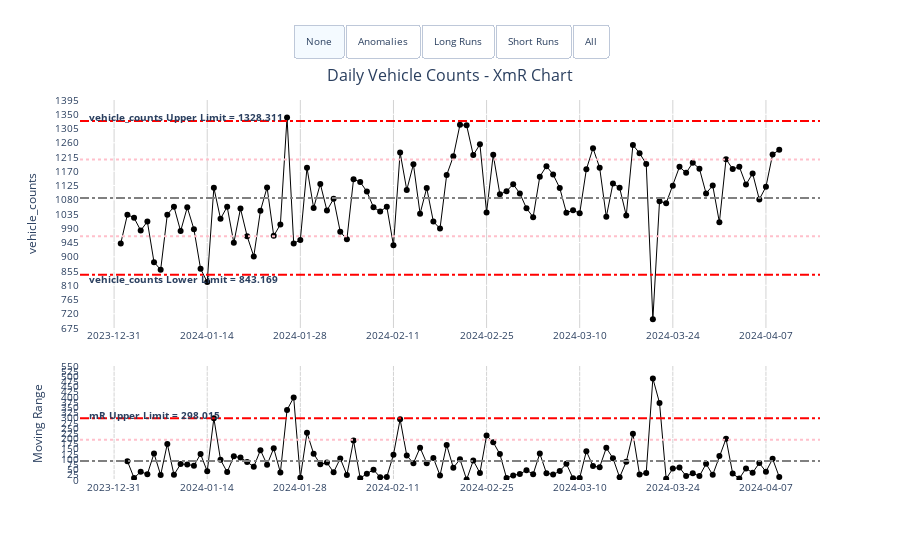

Source (notebook cell):
### Code cell
# Create XmR chart
xmr_chart = xmr.XmR(
    data=data,
    x_type='date_time',
    x_ser_name='date',
    y_ser_name='vehicle_counts',
    date_part_resolution='day',
    title='Daily Vehicle Counts - XmR Chart'
)

# Display the chart
xmr_chart.xmr_chart

### Figure 1 — Plotly figure (JSON) as saved in the notebook; plotly's stock layout.template omitted (floating-point values rounded to 4 significant figures)
{"data": [{"hovertemplate": "<b>Date:</b> %{x|%Y-%m-%d}<br><b>Value:</b> %{y:.2f}<br><extra></extra>", "line": {"color": "black", "width": 1}, "marker": {"color": "black", "size": 6}, "mode": "lines+markers", "name": "vehicle_counts", "type": "scatter", "x": ["2024-01-01", "2024-01-02", "2024-01-03", "2024-01-04", "2024-01-05", "2024-01-06", "2024-01-07", "2024-01-08", "2024-01-09", "2024-01-10", "2024-01-11", "2024-01-12", "2024-01-13", "2024-01-14", "2024-01-15", "2024-01-16", "2024-01-17", "2024-01-18", "2024-01-19", "2024-01-20", "2024-01-21", "2024-01-22", "2024-01-23", "2024-01-24", "2024-01-25", "2024-01-26", "2024-01-27", "2024-01-28", "2024-01-29", "2024-01-30", "2024-01-31", "2024-02-01", "2024-02-02", "2024-02-03", "2024-02-04", "2024-02-05", "2024-02-06", "2024-02-07", "2024-02-08", "2024-02-09", "2024-02-10", "2024-02-11", "2024-02-12", "2024-02-13", "2024-02-14", "2024-02-15", "2024-02-16", "2024-02-17", "2024-02-18", "2024-02-19", "2024-02-20", "2024-02-21", "2024-02-22", "2024-02-23", "2024-02-24", "2024-02-25", "2024-02-26", "2024-02-27", "2024-02-28", "2024-02-29", "2024-03-01", "2024-03-02", "2024-03-03", "2024-03-04", "2024-03-05", "2024-03-06", "2024-03-07", "2024-03-08", "2024-03-09", "2024-03-10", "2024-03-11", "2024-03-12", "2024-03-13", "2024-03-14", "2024-03-15", "2024-03-16", "2024-03-17", "2024-03-18", "2024-03-19", "2024-03-20", "2024-03-21", "2024-03-22", "2024-03-23", "2024-03-24", "2024-03-25", "2024-03-26", "2024-03-27", "2024-03-28", "2024-03-29", "2024-03-30", "2024-03-31", "2024-04-01", "2024-04-02", "2024-04-03", "2024-04-04", "2024-04-05", "2024-04-06", "2024-04-07", "2024-04-08", "2024-04-09"], "xaxis": "x", "y": [942, 1033, 1023, 983, 1011, 883, 859, 1033, 1058, 981, 1056, 987, 862, 820, 1118, 1020, 1058, 944, 1052, 965, 901, 1045, 1119, 966, 1002, 1340, 942, 953, 1181, 1054, 1130, 1046, 1083, 979, 955, 1145, 1136, 1106, 1056, 1043, 1058, 936, 1229, 1111, 1192, 1036, 1117, 1011, 989, 1158, 1217, 1317, 1315, 1221, 1255, 1040, 1222, 1097, 1107, 1129, 1100, 1053, 1025, 1153, 1186, 1160, 1117, 1039, 1047, 1037, 1176, 1243, 1181, 1026, 1131, 1118, 1030, 1253, 1227, 1193, 703, 1075, 1069, 1124, 1184, 1165, 1197, 1178, 1100, 1125, 1009, 1208, 1177, 1184, 1128, 1163, 1081, 1121, 1223, 1238], "yaxis": "y"}, {"hovertemplate": "<b>Date:</b> %{x|%Y-%m-%d}<br><b>Range:</b> %{y:.2f}<br><extra></extra>", "line": {"color": "black", "width": 1}, "marker": {"color": "black", "size": 6}, "mode": "lines+markers", "name": "Moving Range", "type": "scatter", "x": ["2024-01-01", "2024-01-02", "2024-01-03", "2024-01-04", "2024-01-05", "2024-01-06", "2024-01-07", "2024-01-08", "2024-01-09", "2024-01-10", "2024-01-11", "2024-01-12", "2024-01-13", "2024-01-14", "2024-01-15", "2024-01-16", "2024-01-17", "2024-01-18", "2024-01-19", "2024-01-20", "2024-01-21", "2024-01-22", "2024-01-23", "2024-01-24", "2024-01-25", "2024-01-26", "2024-01-27", "2024-01-28", "2024-01-29", "2024-01-30", "2024-01-31", "2024-02-01", "2024-02-02", "2024-02-03", "2024-02-04", "2024-02-05", "2024-02-06", "2024-02-07", "2024-02-08", "2024-02-09", "2024-02-10", "2024-02-11", "2024-02-12", "2024-02-13", "2024-02-14", "2024-02-15", "2024-02-16", "2024-02-17", "2024-02-18", "2024-02-19", "2024-02-20", "2024-02-21", "2024-02-22", "2024-02-23", "2024-02-24", "2024-02-25", "2024-02-26", "2024-02-27", "2024-02-28", "2024-02-29", "2024-03-01", "2024-03-02", "2024-03-03", "2024-03-04", "2024-03-05", "2024-03-06", "2024-03-07", "2024-03-08", "2024-03-09", "2024-03-10", "2024-03-11", "2024-03-12", "2024-03-13", "2024-03-14", "2024-03-15", "2024-03-16", "2024-03-17", "2024-03-18", "2024-03-19", "2024-03-20", "2024-03-21", "2024-03-22", "2024-03-23", "2024-03-24", "2024-03-25", "2024-03-26", "2024-03-27", "2024-03-28", "2024-03-29", "2024-03-30", "2024-03-31", "2024-04-01", "2024-04-02", "2024-04-03", "2024-04-04", "2024-04-05", "2024-04-06", "2024-04-07", "2024-04-08", "2024-04-09"], "xaxis": "x2", "y": [null, 91, 10, 40, 28, 128, 24, 174, 25, 77, 75, 69, 125, 42, 298, 98, 38, 114, 108, 87, 64, 144, 74, 153, 36, 338, 398, 11, 228, 127, 76, 84, 37, 104, 24, 190, 9, 30, 50, 13, 15, 122, 293, 118, 81, 156, 81, 106, 22, 169, 59, 100, 2, 94, 34, 215, 182, 125, 10, 22, 29, 47, 28, 128, 33, 26, 43, 78, 8, 10, 139, 67, 62, 155, 105, 13, 88, 223, 26, 34, 490, 372, 6, 55, 60, 19, 32, 19, 78, 25, 116, 199, 31, 7, 56, 35, 82, 40, 102, 15], "yaxis": "y2"}, {"marker": {"color": "red", "size": 8, "symbol": "cross"}, "mode": "markers", "texttemplate": "%{y}", "type": "scatter", "visible": false, "x": ["2024-01-14", "2024-01-26", "2024-03-21"], "xaxis": "x", "y": [820, 1340, 703], "yaxis": "y"}, {"marker": {"color": "red", "size": 8, "symbol": "cross"}, "mode": "markers", "type": "scatter", "visible": false, "x": ["2024-01-26", "2024-01-27", "2024-03-21", "2024-03-22"], "xaxis": "x2", "y": [338, 398, 490, 372], "yaxis": "y2"}], "layout": {"annotations": [{"font": {"size": 16}, "showarrow": false, "text": "Daily Vehicle Counts - XmR Chart", "x": 0.5, "xanchor": "center", "xref": "paper", "y": 1.1, "yanchor": "top", "yref": "paper"}, {"font": {"size": 10}, "showarrow": false, "text": "<b>mR Upper Limit = 298.015</b>", "x": 0.01, "xanchor": "left", "xref": "paper", "y": 312.9, "yanchor": "auto", "yref": "y2"}, {"font": {"size": 10}, "showarrow": false, "text": "<b>vehicle_counts Upper Limit = 1328.311</b>", "x": 0.01, "xanchor": "left", "xref": "paper", "y": 1343.0, "yanchor": "auto", "yref": "y"}, {"font": {"size": 10}, "showarrow": false, "text": "<b>vehicle_counts Lower Limit = 843.169</b>", "x": 0.01, "xanchor": "left", "xref": "paper", "y": 828.6, "yanchor": "auto", "yref": "y"}], "font": {"size": 10}, "hovermode": "x", "plot_bgcolor": "white", "shapes": [{"line": {"color": "gray", "dash": "dashdot"}, "type": "line", "x0": 0, "x1": 1, "xref": "x domain", "y0": 1086.0, "y1": 1086.0, "yref": "y"}, {"line": {"color": "red", "dash": "dashdot"}, "type": "line", "x0": 0, "x1": 1, "xref": "x domain", "y0": 1328.0, "y1": 1328.0, "yref": "y"}, {"line": {"color": "red", "dash": "dashdot"}, "type": "line", "x0": 0, "x1": 1, "xref": "x domain", "y0": 843.2, "y1": 843.2, "yref": "y"}, {"line": {"color": "pink", "dash": "dot"}, "type": "line", "x0": 0, "x1": 1, "xref": "x domain", "y0": 1207.0, "y1": 1207.0, "yref": "y"}, {"line": {"color": "pink", "dash": "dot"}, "type": "line", "x0": 0, "x1": 1, "xref": "x domain", "y0": 964.5, "y1": 964.5, "yref": "y"}, {"line": {"color": "gray", "dash": "dashdot"}, "type": "line", "x0": 0, "x1": 1, "xref": "x domain", "y0": 91.19, "y1": 91.19, "yref": "y2"}, {"line": {"color": "red", "dash": "dashdot"}, "type": "line", "x0": 0, "x1": 1, "xref": "x domain", "y0": 298.0, "y1": 298.0, "yref": "y2"}, {"line": {"color": "pink", "dash": "dot"}, "type": "line", "x0": 0, "x1": 1, "xref": "x domain", "y0": 194.6, "y1": 194.6, "yref": "y2"}], "showlegend": false, "updatemenus": [{"active": 0, "buttons": [{"args": [{"visible": [true, true, false, false]}, {"annotations": [{"font": {"size": 16}, "showarrow": false, "text": "Daily Vehicle Counts - XmR Chart", "x": 0.5, "xanchor": "center", "xref": "paper", "y": 1.1, "yanchor": "top", "yref": "paper"}, {"font": {"size": 10}, "showarrow": false, "text": "<b>mR Upper Limit = 298.015</b>", "x": 0.01, "xanchor": "left", "xref": "paper", "y": 312.9, "yanchor": "auto", "yref": "y2"}, {"font": {"size": 10}, "showarrow": false, "text": "<b>vehicle_counts Upper Limit = 1328.311</b>", "x": 0.01, "xanchor": "left", "xref": "paper", "y": 1343.0, "yanchor": "auto", "yref": "y"}, {"font": {"size": 10}, "showarrow": false, "text": "<b>vehicle_counts Lower Limit = 843.169</b>", "x": 0.01, "xanchor": "left", "xref": "paper", "y": 828.6, "yanchor": "auto", "yref": "y"}], "shapes": [{"line": {"color": "gray", "dash": "dashdot"}, "type": "line", "x0": 0, "x1": 1, "xref": "x domain", "y0": 1086.0, "y1": 1086.0, "yref": "y"}, {"line": {"color": "red", "dash": "dashdot"}, "type": "line", "x0": 0, "x1": 1, "xref": "x domain", "y0": 1328.0, "y1": 1328.0, "yref": "y"}, {"line": {"color": "red", "dash": "dashdot"}, "type": "line", "x0": 0, "x1": 1, "xref": "x domain", "y0": 843.2, "y1": 843.2, "yref": "y"}, {"line": {"color": "pink", "dash": "dot"}, "type": "line", "x0": 0, "x1": 1, "xref": "x domain", "y0": 1207.0, "y1": 1207.0, "yref": "y"}, {"line": {"color": "pink", "dash": "dot"}, "type": "line", "x0": 0, "x1": 1, "xref": "x domain", "y0": 964.5, "y1": 964.5, "yref": "y"}, {"line": {"color": "gray", "dash": "dashdot"}, "type": "line", "x0": 0, "x1": 1, "xref": "x domain", "y0": 91.19, "y1": 91.19, "yref": "y2"}, {"line": {"color": "red", "dash": "dashdot"}, "type": "line", "x0": 0, "x1": 1, "xref": "x domain", "y0": 298.0, "y1": 298.0, "yref": "y2"}, {"line": {"color": "pink", "dash": "dot"}, "type": "line", "x0": 0, "x1": 1, "xref": "x domain", "y0": 194.6, "y1": 194.6, "yref": "y2"}]}], "label": "None", "method": "update"}, {"args": [{"visible": [true, true, true, true]}, {"annotations": [{"font": {"size": 16}, "showarrow": false, "text": "Daily Vehicle Counts - XmR Chart", "x": 0.5, "xanchor": "center", "xref": "paper", "y": 1.1, "yanchor": "top", "yref": "paper"}, {"font": {"size": 10}, "showarrow": false, "text": "<b>mR Upper Limit = 298.015</b>", "x": 0.01, "xanchor": "left", "xref": "paper", "y": 312.9, "yanchor": "auto", "yref": "y2"}, {"font": {"size": 10}, "showarrow": false, "text": "<b>vehicle_counts Upper Limit = 1328.311</b>", "x": 0.01, "xanchor": "left", "xref": "paper", "y": 1343.0, "yanchor": "auto", "yref": "y"}, {"font": {"size": 10}, "showarrow": false, "text": "<b>vehicle_counts Lower Limit = 843.169</b>", "x": 0.01, "xanchor": "left", "xref": "paper", "y": 828.6, "yanchor": "auto", "yref": "y"}], "shapes": [{"line": {"color": "gray", "dash": "dashdot"}, "type": "line", "x0": 0, "x1": 1, "xref": "x domain", "y0": 1086.0, "y1": 1086.0, "yref": "y"}, {"line": {"color": "red", "dash": "dashdot"}, "type": "line", "x0": 0, "x1": 1, "xref": "x domain", "y0": 1328.0, "y1": 1328.0, "yref": "y"}, {"line": {"color": "red", "dash": "dashdot"}, "type": "line", "x0": 0, "x1": 1, "xref": "x domain", "y0": 843.2, "y1": 843.2, "yref": "y"}, {"line": {"color": "pink", "dash": "dot"}, "type": "line", "x0": 0, "x1": 1, "xref": "x domain", "y0": 1207.0, "y1": 1207.0, "yref": "y"}, {"line": {"color": "pink", "dash": "dot"}, "type": "line", "x0": 0, "x1": 1, "xref": "x domain", "y0": 964.5, "y1": 964.5, "yref": "y"}, {"line": {"color": "gray", "dash": "dashdot"}, "type": "line", "x0": 0, "x1": 1, "xref": "x domain", "y0": 91.19, "y1": 91.19, "yref": "y2"}, {"line": {"color": "red", "dash": "dashdot"}, "type": "line", "x0": 0, "x1": 1, "xref": "x domain", "y0": 298.0, "y1": 298.0, "yref": "y2"}, {"line": {"color": "pink", "dash": "dot"}, "type": "line", "x0": 0, "x1": 1, "xref": "x domain", "y0": 194.6, "y1": 194.6, "yref": "y2"}]}], "label": "Anomalies", "method": "update"}, {"args": [{"visible": [true, true, false, false]}, {"annotations": [{"font": {"size": 16}, "showarrow": false, "text": "Daily Vehicle Counts - XmR Chart", "x": 0.5, "xanchor": "center", "xref": "paper", "y": 1.1, "yanchor": "top", "yref": "paper"}, {"font": {"size": 10}, "showarrow": false, "text": "<b>mR Upper Limit = 298.015</b>", "x": 0.01, "xanchor": "left", "xref": "paper", "y": 312.9, "yanchor": "auto", "yref": "y2"}, {"font": {"size": 10}, "showarrow": false, "text": "<b>vehicle_counts Upper Limit = 1328.311</b>", "x": 0.01, "xanchor": "left", "xref": "paper", "y": 1343.0, "yanchor": "auto", "yref": "y"}, {"font": {"size": 10}, "showarrow": false, "text": "<b>vehicle_counts Lower Limit = 843.169</b>", "x": 0.01, "xanchor": "left", "xref": "paper", "y": 828.6, "yanchor": "auto", "yref": "y"}], "shapes": [{"line": {"color": "gray", "dash": "dashdot"}, "type": "line", "x0": 0, "x1": 1, "xref": "x domain", "y0": 1086.0, "y1": 1086.0, "yref": "y"}, {"line": {"color": "red", "dash": "dashdot"}, "type": "line", "x0": 0, "x1": 1, "xref": "x domain", "y0": 1328.0, "y1": 1328.0, "yref": "y"}, {"line": {"color": "red", "dash": "dashdot"}, "type": "line", "x0": 0, "x1": 1, "xref": "x domain", "y0": 843.2, "y1": 843.2, "yref": "y"}, {"line": {"color": "pink", "dash": "dot"}, "type": "line", "x0": 0, "x1": 1, "xref": "x domain", "y0": 1207.0, "y1": 1207.0, "yref": "y"}, {"line": {"color": "pink", "dash": "dot"}, "type": "line", "x0": 0, "x1": 1, "xref": "x domain", "y0": 964.5, "y1": 964.5, "yref": "y"}, {"line": {"color": "gray", "dash": "dashdot"}, "type": "line", "x0": 0, "x1": 1, "xref": "x domain", "y0": 91.19, "y1": 91.19, "yref": "y2"}, {"line": {"color": "red", "dash": "dashdot"}, "type": "line", "x0": 0, "x1": 1, "xref": "x domain", "y0": 298.0, "y1": 298.0, "yref": "y2"}, {"line": {"color": "pink", "dash": "dot"}, "type": "line", "x0": 0, "x1": 1, "xref": "x domain", "y0": 194.6, "y1": 194.6, "yref": "y2"}, {"fillcolor": "pink", "line": {"color": "purple", "dash": "longdashdot", "width": 2}, "name": "Long Run", "opacity": 0.2, "path": "M 2024-01-01 00:00:00 978.0 L 2024-01-02 00:00:00 1069.0 L 2024-01-03 00:00:00 1059.0 L 2024-01-04 00:00:00 1019.0 L 2024-01-05 00:00:00 1047.0 L 2024-01-06 00:00:00 919.0 L 2024-01-07 00:00:00 895.0 L 2024-01-08 00:00:00 1069.0 L 2024-01-09 00:00:00 1094.0 L 2024-01-10 00:00:00 1017.0 L 2024-01-11 00:00:00 1092.0 L 2024-01-12 00:00:00 1023.0 L 2024-01-13 00:00:00 898.0 L 2024-01-14 00:00:00 856.0 L 2024-01-14 00:00:00 784.0 L 2024-01-13 00:00:00 826.0 L 2024-01-12 00:00:00 951.0 L 2024-01-11 00:00:00 1020.0 L 2024-01-10 00:00:00 945.0 L 2024-01-09 00:00:00 1022.0 L 2024-01-08 00:00:00 997.0 L 2024-01-07 00:00:00 823.0 L 2024-01-06 00:00:00 847.0 L 2024-01-05 00:00:00 975.0 L 2024-01-04 00:00:00 947.0 L 2024-01-03 00:00:00 987.0 L 2024-01-02 00:00:00 997.0 L 2024-01-01 00:00:00 906.0 Z", "type": "path"}]}], "label": "Long Runs", "method": "update"}, {"args": [{"visible": [true, true, false, false]}, {"annotations": [{"font": {"size": 16}, "showarrow": false, "text": "Daily Vehicle Counts - XmR Chart", "x": 0.5, "xanchor": "center", "xref": "paper", "y": 1.1, "yanchor": "top", "yref": "paper"}, {"font": {"size": 10}, "showarrow": false, "text": "<b>mR Upper Limit = 298.015</b>", "x": 0.01, "xanchor": "left", "xref": "paper", "y": 312.9, "yanchor": "auto", "yref": "y2"}, {"font": {"size": 10}, "showarrow": false, "text": "<b>vehicle_counts Upper Limit = 1328.311</b>", "x": 0.01, "xanchor": "left", "xref": "paper", "y": 1343.0, "yanchor": "auto", "yref": "y"}, {"font": {"size": 10}, "showarrow": false, "text": "<b>vehicle_counts Lower Limit = 843.169</b>", "x": 0.01, "xanchor": "left", "xref": "paper", "y": 828.6, "yanchor": "auto", "yref": "y"}], "shapes": [{"line": {"color": "gray", "dash": "dashdot"}, "type": "line", "x0": 0, "x1": 1, "xref": "x domain", "y0": 1086.0, "y1": 1086.0, "yref": "y"}, {"line": {"color": "red", "dash": "dashdot"}, "type": "line", "x0": 0, "x1": 1, "xref": "x domain", "y0": 1328.0, "y1": 1328.0, "yref": "y"}, {"line": {"color": "red", "dash": "dashdot"}, "type": "line", "x0": 0, "x1": 1, "xref": "x domain", "y0": 843.2, "y1": 843.2, "yref": "y"}, {"line": {"color": "pink", "dash": "dot"}, "type": "line", "x0": 0, "x1": 1, "xref": "x domain", "y0": 1207.0, "y1": 1207.0, "yref": "y"}, {"line": {"color": "pink", "dash": "dot"}, "type": "line", "x0": 0, "x1": 1, "xref": "x domain", "y0": 964.5, "y1": 964.5, "yref": "y"}, {"line": {"color": "gray", "dash": "dashdot"}, "type": "line", "x0": 0, "x1": 1, "xref": "x domain", "y0": 91.19, "y1": 91.19, "yref": "y2"}, {"line": {"color": "red", "dash": "dashdot"}, "type": "line", "x0": 0, "x1": 1, "xref": "x domain", "y0": 298.0, "y1": 298.0, "yref": "y2"}, {"line": {"color": "pink", "dash": "dot"}, "type": "line", "x0": 0, "x1": 1, "xref": "x domain", "y0": 194.6, "y1": 194.6, "yref": "y2"}, {"fillcolor": "purple", "line": {"color": "blue", "dash": "longdashdot", "width": 2}, "name": "Short Run", "opacity": 0.2, "path": "M 2024-02-19 00:00:00 1194.0 L 2024-02-20 00:00:00 1253.0 L 2024-02-21 00:00:00 1353.0 L 2024-02-22 00:00:00 1351.0 L 2024-02-23 00:00:00 1257.0 L 2024-02-24 00:00:00 1291.0 L 2024-02-25 00:00:00 1076.0 L 2024-02-26 00:00:00 1258.0 L 2024-02-26 00:00:00 1186.0 L 2024-02-25 00:00:00 1004.0 L 2024-02-24 00:00:00 1219.0 L 2024-02-23 00:00:00 1185.0 L 2024-02-22 00:00:00 1279.0 L 2024-02-21 00:00:00 1281.0 L 2024-02-20 00:00:00 1181.0 L 2024-02-19 00:00:00 1122.0 Z", "type": "path"}]}], "label": "Short Runs", "method": "update"}, {"args": [{"visible": [true, true, true, true]}, {"annotations": [{"font": {"size": 16}, "showarrow": false, "text": "Daily Vehicle Counts - XmR Chart", "x": 0.5, "xanchor": "center", "xref": "paper", "y": 1.1, "yanchor": "top", "yref": "paper"}, {"font": {"size": 10}, "showarrow": false, "text": "<b>mR Upper Limit = 298.015</b>", "x": 0.01, "xanchor": "left", "xref": "paper", "y": 312.9, "yanchor": "auto", "yref": "y2"}, {"font": {"size": 10}, "showarrow": false, "text": "<b>vehicle_counts Upper Limit = 1328.311</b>", "x": 0.01, "xanchor": "left", "xref": "paper", "y": 1343.0, "yanchor": "auto", "yref": "y"}, {"font": {"size": 10}, "showarrow": false, "text": "<b>vehicle_counts Lower Limit = 843.169</b>", "x": 0.01, "xanchor": "left", "xref": "paper", "y": 828.6, "yanchor": "auto", "yref": "y"}], "shapes": [{"line": {"color": "gray", "dash": "dashdot"}, "type": "line", "x0": 0, "x1": 1, "xref": "x domain", "y0": 1086.0, "y1": 1086.0, "yref": "y"}, {"line": {"color": "red", "dash": "dashdot"}, "type": "line", "x0": 0, "x1": 1, "xref": "x domain", "y0": 1328.0, "y1": 1328.0, "yref": "y"}, {"line": {"color": "red", "dash": "dashdot"}, "type": "line", "x0": 0, "x1": 1, "xref": "x domain", "y0": 843.2, "y1": 843.2, "yref": "y"}, {"line": {"color": "pink", "dash": "dot"}, "type": "line", "x0": 0, "x1": 1, "xref": "x domain", "y0": 1207.0, "y1": 1207.0, "yref": "y"}, {"line": {"color": "pink", "dash": "dot"}, "type": "line", "x0": 0, "x1": 1, "xref": "x domain", "y0": 964.5, "y1": 964.5, "yref": "y"}, {"line": {"color": "gray", "dash": "dashdot"}, "type": "line", "x0": 0, "x1": 1, "xref": "x domain", "y0": 91.19, "y1": 91.19, "yref": "y2"}, {"line": {"color": "red", "dash": "dashdot"}, "type": "line", "x0": 0, "x1": 1, "xref": "x domain", "y0": 298.0, "y1": 298.0, "yref": "y2"}, {"line": {"color": "pink", "dash": "dot"}, "type": "line", "x0": 0, "x1": 1, "xref": "x domain", "y0": 194.6, "y1": 194.6, "yref": "y2"}, {"fillcolor": "pink", "line": {"color": "purple", "dash": "longdashdot", "width": 2}, "name": "Long Run", "opacity": 0.2, "path": "M 2024-01-01 00:00:00 978.0 L 2024-01-02 00:00:00 1069.0 L 2024-01-03 00:00:00 1059.0 L 2024-01-04 00:00:00 1019.0 L 2024-01-05 00:00:00 1047.0 L 2024-01-06 00:00:00 919.0 L 2024-01-07 00:00:00 895.0 L 2024-01-08 00:00:00 1069.0 L 2024-01-09 00:00:00 1094.0 L 2024-01-10 00:00:00 1017.0 L 2024-01-11 00:00:00 1092.0 L 2024-01-12 00:00:00 1023.0 L 2024-01-13 00:00:00 898.0 L 2024-01-14 00:00:00 856.0 L 2024-01-14 00:00:00 784.0 L 2024-01-13 00:00:00 826.0 L 2024-01-12 00:00:00 951.0 L 2024-01-11 00:00:00 1020.0 L 2024-01-10 00:00:00 945.0 L 2024-01-09 00:00:00 1022.0 L 2024-01-08 00:00:00 997.0 L 2024-01-07 00:00:00 823.0 L 2024-01-06 00:00:00 847.0 L 2024-01-05 00:00:00 975.0 L 2024-01-04 00:00:00 947.0 L 2024-01-03 00:00:00 987.0 L 2024-01-02 00:00:00 997.0 L 2024-01-01 00:00:00 906.0 Z", "type": "path"}, {"fillcolor": "purple", "line": {"color": "blue", "dash": "longdashdot", "width": 2}, "name": "Short Run", "opacity": 0.2, "path": "M 2024-02-19 00:00:00 1194.0 L 2024-02-20 00:00:00 1253.0 L 2024-02-21 00:00:00 1353.0 L 2024-02-22 00:00:00 1351.0 L 2024-02-23 00:00:00 1257.0 L 2024-02-24 00:00:00 1291.0 L 2024-02-25 00:00:00 1076.0 L 2024-02-26 00:00:00 1258.0 L 2024-02-26 00:00:00 1186.0 L 2024-02-25 00:00:00 1004.0 L 2024-02-24 00:00:00 1219.0 L 2024-02-23 00:00:00 1185.0 L 2024-02-22 00:00:00 1279.0 L 2024-02-21 00:00:00 1281.0 L 2024-02-20 00:00:00 1181.0 L 2024-02-19 00:00:00 1122.0 Z", "type": "path"}]}], "label": "All", "method": "update"}], "direction": "right", "type": "buttons", "x": 0.5, "xanchor": "center", "y": 1.2}], "xaxis": {"anchor": "y", "domain": [0, 1], "gridcolor": "lightgray", "showgrid": true, "tickformat": "%Y-%m-%d", "type": "date", "zeroline": false}, "xaxis2": {"anchor": "y2", "domain": [0, 1], "gridcolor": "lightgray", "showgrid": true, "tickformat": "%Y-%m-%d", "type": "date", "zeroline": false}, "yaxis": {"anchor": "x", "domain": [0.4, 1], "dtick": 45, "range": [675, 1395], "tickformat": "0", "title": {"text": "vehicle_counts"}}, "yaxis2": {"anchor": "x2", "domain": [0, 0.3], "dtick": 25, "range": [0, 550], "tickformat": "0", "title": {"text": "Moving Range"}}}}
